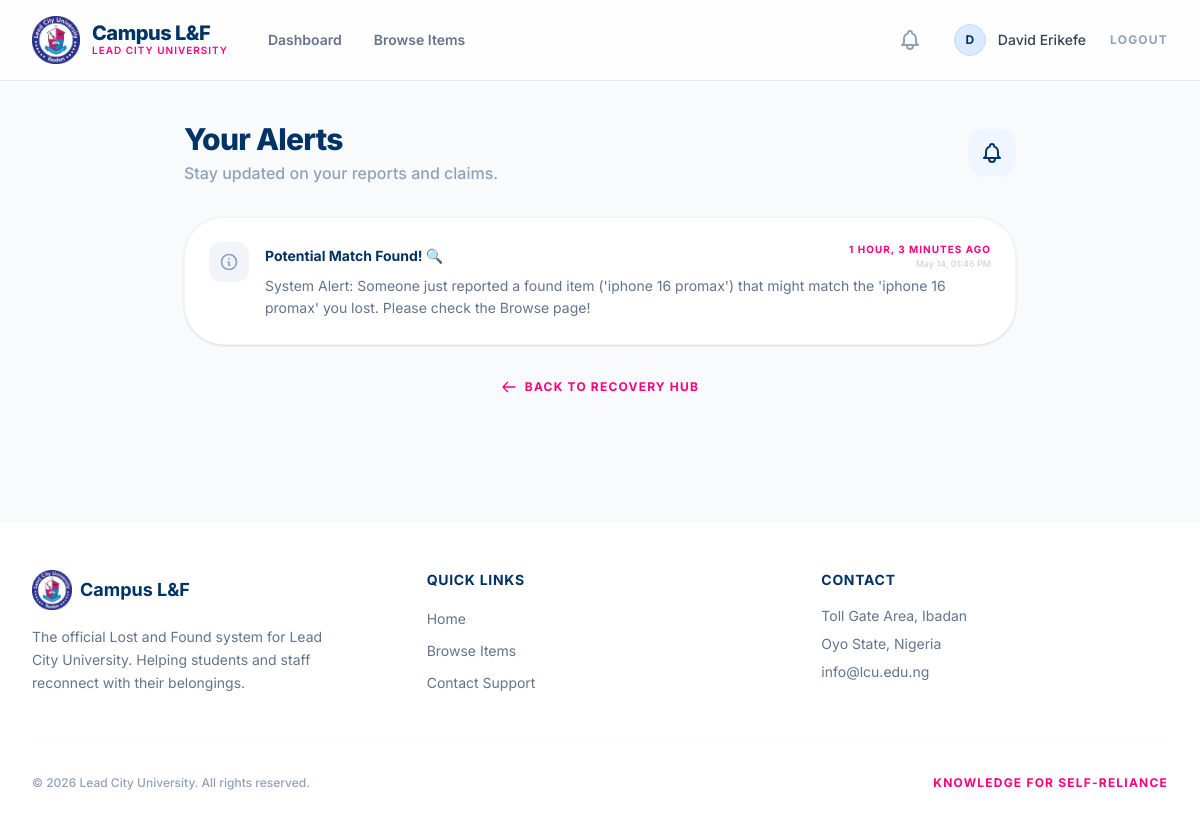
The page /notifications/ (signed in) on the database its author committed.
### core/models.py (models this page shows, shortened)
class User(AbstractUser):
    ROLE_CHOICES = (
        ('user', 'User'),
        ('admin', 'Admin'),
    )
    username = None
    email = models.EmailField(_('email address'), unique=True)
    full_name = models.CharField(max_length=150)
    role = models.CharField(max_length=10, choices=ROLE_CHOICES, default='user')
    campus_id = models.CharField(max_length=50, blank=True, null=True)
    created_at = models.DateTimeField(auto_now_add=True)
    USERNAME_FIELD = 'email'
    REQUIRED_FIELDS = ['full_name']
    objects = UserManager()

class Notification(models.Model):
    user = models.ForeignKey(User, on_delete=models.CASCADE, related_name='notifications')
    title = models.CharField(max_length=200)
    message = models.TextField()
    is_read = models.BooleanField(default=False)
    created_at = models.DateTimeField(auto_now_add=True)
    class Meta:
        ordering = ['-created_at']

### core/views.py (the view)
# urls.py: path('notifications/', views.notifications, name='notifications'),
@login_required
def notifications(request):
    notifications = request.user.notifications.all()
    notifications.update(is_read=True)
    return render(request, 'core/notifications.html', {'notifications': notifications})

### core/context_processors.py (called while the page is built)
def notification_context(request):
    if request.user.is_authenticated:
        return {
            'unread_notifications_count': Notification.objects.filter(user=request.user, is_read=False).count()
        }
    return {'unread_notifications_count': 0}

### core/templates/core/notifications.html (shortened to what this page needs)
{% extends 'core/base.html' %}
{% block content %}
<div class="max-w-4xl mx-auto px-4 sm:px-6 lg:px-8 py-10">
    <div class="flex items-center justify-between mb-8">
        <div>
            <h1 class="text-3xl font-extrabold text-[#003366] tracking-tight">Your Alerts</h1>
            <p class="text-slate-400 font-medium mt-1">Stay updated on your reports and claims.</p>
        </div>
        <div class="w-12 h-12 bg-blue-50 rounded-2xl flex items-center justify-center">
        </div>
    </div>
    <div class="bg-white rounded-[2.5rem] border border-slate-100 shadow-sm overflow-hidden">
        {% if notifications %}
            <div class="divide-y divide-slate-50">
                {% for notification in notifications %}
                    <div class="p-6 hover:bg-slate-50 transition-colors group">
                        <div class="flex items-start space-x-4">
                            <div class="w-10 h-10 rounded-xl flex items-center justify-center shrink-0 {% if notification.is_read %}bg-slate-100 text-slate-400{% else %}bg-pink-100 text-[#FF007F]{% endif %}">
                                <svg class="w-5 h-5" fill="none" stroke="currentColor" viewBox="0 0 24 24"><path stroke-linecap="round" stroke-linejoin="round" stroke-width="2" d="M13 16h-1v-4h-1m1-4h.01M21 12a9 9 0 11-18 0 9 9 0 0118 0z"/></svg>
                            </div>
                            <div class="flex-grow">
                                <div class="flex items-center justify-between">
                                    <h3 class="text-sm font-bold text-[#003366]">{{ notification.title }}</h3>
                                    <div class="text-right">
                                        <p class="text-[10px] font-bold text-[#FF007F] uppercase tracking-widest">{{ notification.created_at|timesince }} ago</p>
                                        <p class="text-[9px] font-medium text-slate-300 local-time" data-timestamp="{{ notification.created_at.isoformat }}"></p>
                                    </div>
                                </div>
                                <p class="text-sm text-slate-500 mt-1 leading-relaxed">{{ notification.message }}</p>
                            </div>
                        </div>
                    </div>
                {% endfor %}
            </div>
        {% endif %}
    </div>
    <div class="mt-8 text-center">
        <a href="{% url 'dashboard' %}" class="text-xs font-bold text-[#FF007F] uppercase tracking-widest hover:translate-x-1 transition-transform inline-flex items-center space-x-2">
            <svg class="w-4 h-4" fill="none" stroke="currentColor" viewBox="0 0 24 24"><path stroke-linecap="round" stroke-linejoin="round" stroke-width="2" d="M10 19l-7-7m0 0l7-7m-7 7h18"/></svg>
            <span>Back to Recovery Hub</span>
        </a>
    </div>
</div>
{% endblock %}

### core/templates/core/base.html (shortened to what this page needs)
<!DOCTYPE html>
<html lang="en">
<head>
    <script src="https://unpkg.com/@tailwindcss/browser@4"></script>
</head>
<body class="bg-[#F8FAFC] text-[#1E293B] antialiased min-h-screen flex flex-col">
    <nav class="glass-nav sticky top-0 z-50">
        <div class="max-w-7xl mx-auto px-4 sm:px-6 lg:px-8">
            <div class="flex justify-between h-20">
                <div class="flex items-center">
                    <a href="{% url 'home' %}" class="flex items-center space-x-3 group">
                        {% load static %}
                        <div class="relative w-12 h-12 flex items-center justify-center transition-transform group-hover:scale-110">
                            <img src="{% static 'core/logo.png' %}" alt="LCU Logo" class="w-full h-full object-contain" onerror="this.style.display='none'; this.nextElementSibling.style.display='flex';">
                        </div>
                        <div class="flex flex-col">
                            <span class="text-xl font-extrabold tracking-tight text-[#003366] leading-none">Campus L&F</span>
                            <span class="text-[10px] font-semibold uppercase tracking-widest text-[#FF007F]">Lead City University</span>
                        </div>
                    </a>
                    {% if user.is_authenticated %}
                    <div class="hidden md:ml-10 md:flex md:space-x-8">
                        <a href="{% url 'dashboard' %}" class="text-sm font-semibold text-[#64748B] hover:text-[#003366] transition-colors flex items-center space-x-1">
                            <span>Dashboard</span>
                        </a>
                        <a href="{% url 'browse' %}" class="text-sm font-semibold text-[#64748B] hover:text-[#003366] transition-colors flex items-center space-x-1">
                            <span>Browse Items</span>
                        </a>
                    </div>
                    {% endif %}
                </div>
                <div class="hidden sm:flex sm:items-center sm:space-x-6">
                    {% if user.is_authenticated %}
                        <div class="hidden sm:flex items-center space-x-6">
                            <a href="{% url 'notifications' %}" class="relative p-2 text-slate-400 hover:text-[#003366] transition-colors group">
                            </a>
                            <a href="{% url 'profile' %}" class="flex items-center space-x-3 hover:opacity-80 transition-opacity">
                                <div class="w-8 h-8 bg-blue-100 rounded-full flex items-center justify-center border border-blue-200">
                                    <span class="text-xs font-bold text-[#003366]">{{ user.full_name|slice:":1" }}</span>
                                </div>
                                <span class="text-sm font-medium text-[#334155]">{{ user.full_name }}</span>
                            </a>
                            <a href="{% url 'logout' %}" class="text-xs font-bold text-slate-400 uppercase tracking-widest hover:text-[#FF007F] transition-colors">Logout</a>
                        </div>
                    {% else %}
                        <a href="{% url 'login' %}" class="text-sm font-semibold text-[#64748B] hover:text-[#003366] transition-colors">Login</a>
                        <a href="{% url 'register' %}" class="lcu-btn-primary px-6 py-2.5 rounded-full text-white text-sm font-bold shadow-md">
                            Get Started
                        </a>
                    {% endif %}
                </div>
            </div>
        </div>
    </nav>
    <main class="flex-grow">
        <div class="animate-fade-in-up">
            {% block content %}{% endblock %}
        </div>
    </main>
    <footer class="bg-white border-t border-slate-100 py-12 mt-20">
        <div class="max-w-7xl mx-auto px-4 sm:px-6 lg:px-8">
            <div class="grid grid-cols-1 md:grid-cols-3 gap-12">
                <div class="space-y-4">
                    <a href="#" class="flex items-center space-x-2">
                        <div class="relative w-10 h-10 flex items-center justify-center">
                            <img src="{% static 'core/logo.png' %}" alt="LCU Logo" class="w-full h-full object-contain" onerror="this.style.display='none'; this.nextElementSibling.style.display='flex';">
                        </div>
                        <span class="text-lg font-bold text-[#003366]">Campus L&F</span>
                    </a>
                    <p class="text-sm text-slate-500 leading-relaxed max-w-xs">
                        The official Lost and Found system for Lead City University. Helping students and staff reconnect with their belongings.
                    </p>
                </div>
                <div>
                    <h4 class="text-sm font-bold uppercase tracking-wider text-[#003366] mb-4">Quick Links</h4>
                    <ul class="space-y-2">
                        <li><a href="{% url 'home' %}" class="text-sm text-slate-500 hover:text-[#FF007F] transition-colors">Home</a></li>
                        <li><a href="{% url 'browse' %}" class="text-sm text-slate-500 hover:text-[#FF007F] transition-colors">Browse Items</a></li>
                        <li><a href="#" class="text-sm text-slate-500 hover:text-[#FF007F] transition-colors">Contact Support</a></li>
                    </ul>
                </div>
                <div>
                    <h4 class="text-sm font-bold uppercase tracking-wider text-[#003366] mb-4">Contact</h4>
                    <ul class="space-y-2 text-sm text-slate-500">
                        <li>Toll Gate Area, Ibadan</li>
                        <li>Oyo State, Nigeria</li>
                        <li>info@lcu.edu.ng</li>
                    </ul>
                </div>
            </div>
            <div class="border-t border-slate-50 mt-12 pt-8 flex flex-col md:flex-row justify-between items-center space-y-4 md:space-y-0">
                <p class="text-xs font-medium text-slate-400">&copy; {% now "Y" %} Lead City University. All rights reserved.</p>
                <div class="flex space-x-6">
                    <span class="text-xs font-bold text-[#FF007F] uppercase tracking-widest">Knowledge for Self-reliance</span>
                </div>
            </div>
        </div>
    </footer>
</body>
</html>

### core/templates/core/base.html (style rules this page uses)
:root { --lcu-blue: #003366; --lcu-pink: #FF007F; --lcu-white: #FFFFFF; --lcu-light-gray: #F8FAFC; }
body { font-family: 'Inter', sans-serif; }
.glass-nav { background: rgba(255, 255, 255, 0.8); backdrop-filter: blur(12px); -webkit-backdrop-filter: blur(12px); border-bottom: 1px solid rgba(0, 51, 102, 0.1); }
.animate-fade-in-up { animation: fadeInUp 0.6s cubic-bezier(0.22, 1, 0.36, 1) forwards; }

### rows shown on the page
User: full_name "D", full_name "David Erikefe"
Notification: title "Potential Match Found! 🔍", created_at "1 HOUR, 3 MINUTES", message "System Alert: Someone just reported a found item ('iphone 16 promax') that might match the 'iphone 16 promax' you lost. Please check the Browse page!"
